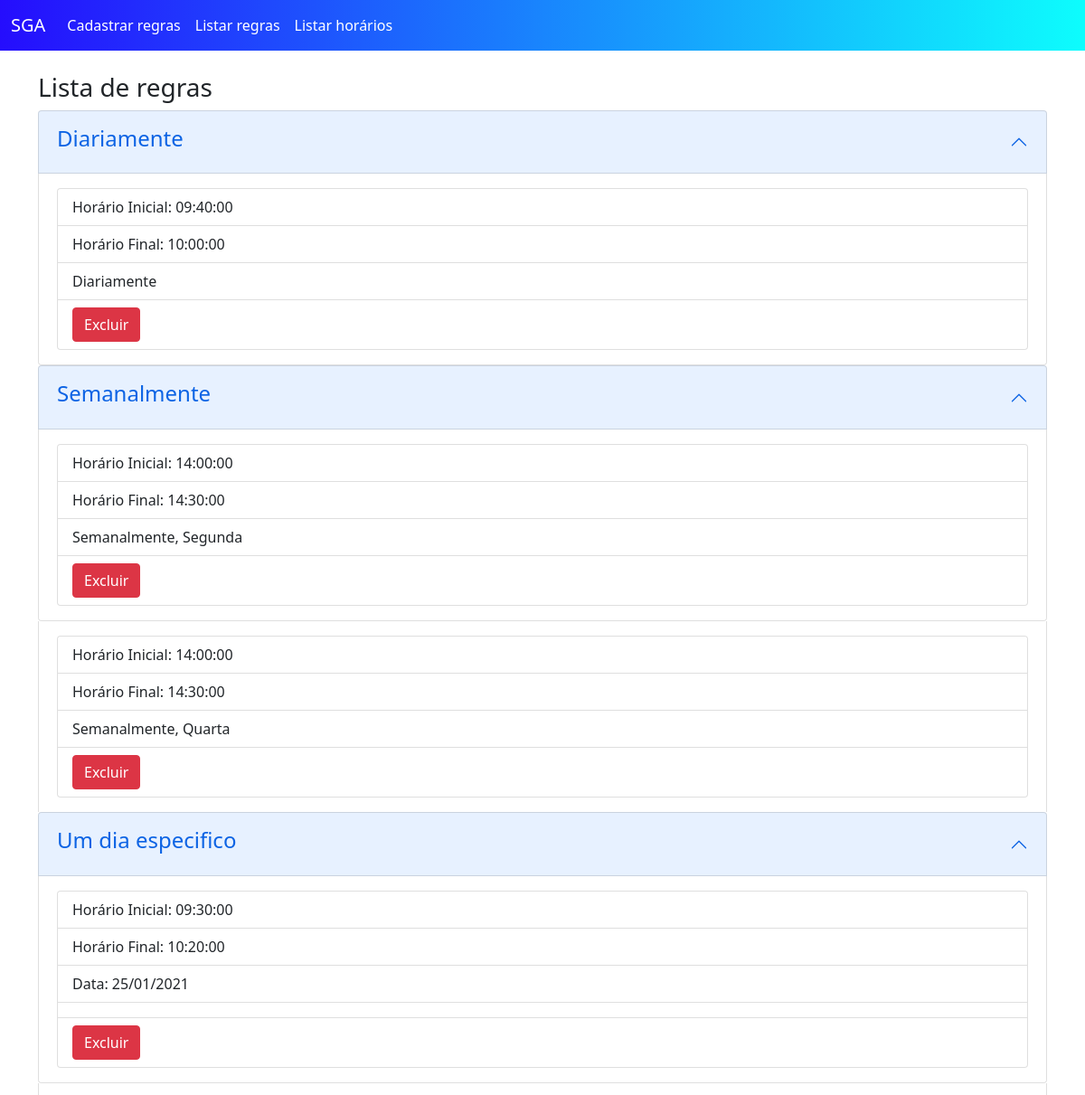
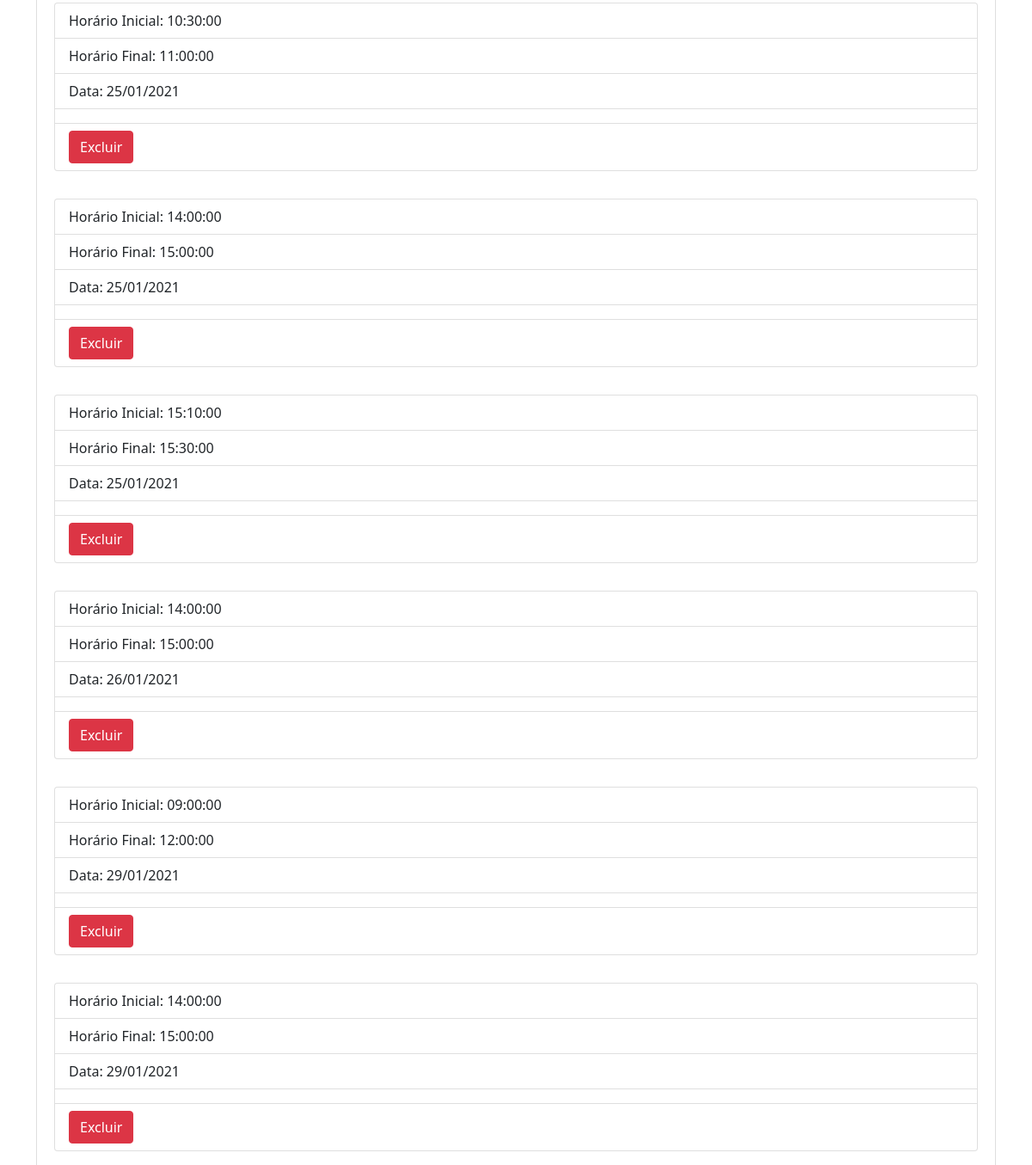
The app's page /listaRegras.php with its own data (2 pictures, top to bottom).
### tables this page shows
CREATE TABLE IF NOT EXISTS `agendamento` (
  `id_agenda` int(11) NOT NULL AUTO_INCREMENT,
  `data` varchar(10) NOT NULL,
  `horarioInicial` time NOT NULL,
  `horarioFinal` time NOT NULL,
  `tipo` varchar(40) NOT NULL,
  `dias` varchar(150) NOT NULL,
  PRIMARY KEY (`id_agenda`)
);

### listaRegras.php (the view, shortened to what this page needs)
<?php
    include_once("conexao/conexao.php");
?>
<!doctype html>
<html lang="pt">
  <head>
    <link href="css/bootstrap.min.css" rel="stylesheet" >
    <link href="css/style.css" rel="stylesheet">
  </head>
  <body>
    <?php
        include_once("header.php");
    ?>
    <main class="container">
      <h3>Lista de regras</h3>
      <?php
        $sql = mysqli_query($con, "SELECT * FROM agendamento order by tipo, data, horarioInicial");
        $numrow = mysqli_num_rows($sql);
        if($numrow > 0){
          $tipob = "";
          $cont=0;
          while ($rows = mysqli_fetch_assoc($sql)){
            $tipo = $rows['tipo'];
            $data = $rows['data'];
            if($tipob != $tipo){
              $cont++;
      ?>
              <div class="accordion" id="accordionExample">
                <div class="accordion-item">
                  <h2 class="accordion-header" id="heading<?php echo $cont;?>">
                    <button class="accordion-button" type="button" data-bs-toggle="collapse" data-bs-target="#collapse<?php echo $cont;?>" aria-expanded="true" aria-controls="collapse<?php echo $cont;?>">
                      <h4><?php echo $tipo;}?></h4>
                    </button>
                  </h2>
                  <div id="collapse<?php echo $cont;?>" class="accordion-collapse collapse show" aria-labelledby="heading<?php echo $cont;?>" data-bs-parent="#accordionExample">
                    <div class="accordion-body">
                      <ul class="list-group">
                        <li class="list-group-item">Horário Inicial: <?php echo $rows['horarioInicial'];?></li>
                        <li class="list-group-item">Horário Final: <?php echo $rows['horarioFinal'];?></li>
                        <?php if($data != ""){?>
                        <li class="list-group-item">Data: <?php echo date('d/m/Y',strtotime($data));?></li>
                        <?php
                        }else{
                          $data= $tipo;
                        }
                        ?>
                        <li class="list-group-item"><?php if($data == "Semanalmente"){ echo $data, ", ",$rows['dias']; }elseif($data == "Diariamente"){echo $data;}else{echo "";}?></li>
                        <li class="list-group-item"><form method="POST" action="listaRegras.php">
                        <button type="submit" name="excluir" class="btn btn-danger">Excluir</button>
                        </form></li>
                      </ul>
                    </div>
                  </div>
                </div>
              </div>
      <?php
        $tipob=$tipo;
          }
        }
      ?>
    </main>
  </body>
</html>

### header.php
<?php
echo "
    <nav class='navbar navbar-expand-md navbar-dark bg-primary fixed-top'>
    <div class='container-fluid'>
        <a class='navbar-brand' href='#'>SGA</a>
        <button class='navbar-toggler' type='button' data-bs-toggle='collapse' data-bs-target='#navbarsExampleDefault' aria-controls='navbarsExampleDefault' aria-expanded='false' aria-label='Toggle navigation'>
        <span class='navbar-toggler-icon'></span>
        </button>
        <div class='collapse navbar-collapse' id='navbarsExampleDefault'>
        <ul class='navbar-nav me-auto mb-2 mb-md-0'>
            <li class='nav-item active'>
            <a class='nav-link' aria-current='page' href='index.php'>Cadastrar regras</a>
            </li>
            <li class='nav-item'>
            <a class='nav-link' href='listaRegras.php' >Listar regras</a>
            </li>
            <li class='nav-item'>
            <a class='nav-link' href='listarHorarios.php'>Listar horários</a>
            </li>
        </ul>
        </div>
    </div>
    </nav>
";
?>

### css/style.css (style rules this page uses)
body { padding-top: 5rem; }
.navbar-dark .navbar-nav .nav-link { color: #ffffff; font-size:medium; }
.bg-primary { background: linear-gradient(to right, #250dfd , #0dfdfd); }

### records on screen
agendamento: tipo "Diariamente", horarioInicial "09:40:00", horarioFinal "10:00:00"
agendamento: tipo "Semanalmente", horarioInicial "14:00:00", horarioFinal "14:30:00", dias "Segunda"
agendamento: horarioInicial "14:00:00", horarioFinal "14:30:00", tipo "Semanalmente", dias "Quarta"
agendamento: tipo "Um dia especifico", horarioInicial "09:30:00", horarioFinal "10:20:00", data "25/01/2021"
agendamento: horarioInicial "10:30:00", horarioFinal "11:00:00", data "25/01/2021"
agendamento: horarioInicial "14:00:00", horarioFinal "15:00:00", data "25/01/2021"
agendamento: horarioInicial "15:10:00", horarioFinal "15:30:00", data "25/01/2021"
agendamento: horarioInicial "14:00:00", horarioFinal "15:00:00", data "26/01/2021"
agendamento: horarioInicial "09:00:00", horarioFinal "12:00:00", data "29/01/2021"
agendamento: horarioInicial "14:00:00", horarioFinal "15:00:00", data "29/01/2021"
